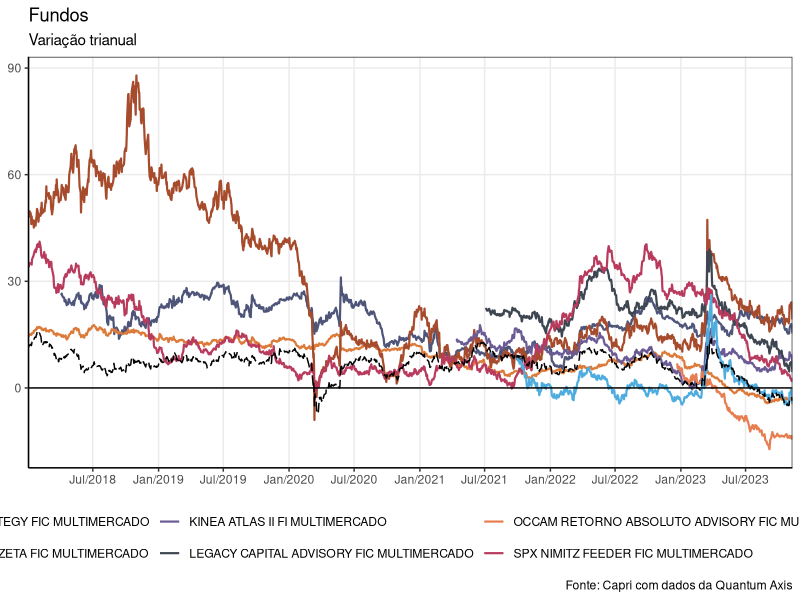

Write R code to recreate this figure. (Note: this script raises an error after producing the figure.)

# Carregando pacotes ------------------------------------------------------

library(tidyverse)
library(scales)

# Setup -------------------------------------------------------------------

rm(list = ls())

Sys.setenv("LANGUAGE" = "Pt")
Sys.setlocale("LC_ALL", "Portuguese")

# Coleta de dados ---------------------------------------------------------
funds <- read.csv("fundos.csv", header = TRUE, sep = ";", dec = ",", check.names = FALSE) |>
  `colnames<-`(c("Nome do Ativo",
                 "Data",
                 "Cota")) |>
  as_tibble() |>
  mutate(Data = as.Date(Data, format = "%d/%m/%Y"))

df <- rbind(funds, read.csv("index.csv", header = TRUE, sep = ";", dec = ",", check.names = FALSE) |>
              `colnames<-`(c("Nome do Ativo",
                             "Data",
                             "Cota")) |>
              as_tibble() |>
              mutate(Data = as.Date(Data, format = "%d/%m/%Y"))  |>
              filter(`Nome do Ativo` == "IHFA"))

cdi <- read.csv("cdi.csv", header = TRUE, sep = ";", dec = ",", check.names = FALSE) |>
  `colnames<-`(c("Nome do Ativo",
                 "Data",
                 "CDI")) |>
  as_tibble() |>
  mutate(Data = as.Date(Data, format = "%d/%m/%Y"))  |>
  filter(`Nome do Ativo` == "CDI") |>
  select(Data, CDI)

df <- merge(df, cdi)

# Classe
class(df)

# Estrutura
str(df)

# Tratamento de dados -----------------------------------------------------

data <- df |>
  group_by(`Nome do Ativo`) |>
  #fundos
  mutate(var_36M = round(((Cota / lag(Cota,252*3)) - 1)*100,2)) |>
  mutate(var_ano = round(((Cota / Cota[which(Data == "2023-01-02")]) - 1)*100,2)) |>
  mutate(var_mes = round(((Cota / Cota[which(Data == "2023-10-31")]) - 1)*100,2)) |>
  #cdi
  mutate(cdi_36M = round(((CDI / lag(CDI,252*3)) - 1)*100,2)) |>
  mutate(cdi_ano = round(((CDI / CDI[which(Data == "2023-01-02")]) - 1)*100,2)) |>
  mutate(cdi_mes = round(((CDI / CDI[which(Data == "2023-10-31")]) - 1)*100,2)) |>
  #excesso
  mutate(excess_var_36M = var_36M - cdi_36M) |>
  mutate(excess_var_ano = var_ano - cdi_ano) |>
  mutate(excess_var_mes = var_mes - cdi_mes)

write.csv2(data, "desempenho_fundos.csv")

# Visualização de dados ---------------------------------------------------

## Variação Trianual -------------------------------------------------------

data |> 
  filter(Data >= "2018-01-01") |>
  ggplot() +
  geom_line(data = . %>% filter(`Nome do Ativo` != "IHFA"), 
            aes(Data, excess_var_36M, colour = `Nome do Ativo`), size = .75) +
  geom_line(data = . %>% filter(`Nome do Ativo` == "IHFA"), 
            aes(Data, excess_var_36M, colour = "IHFA"), size = .5, linetype = "longdash") +
  geom_hline(yintercept = 0) +
  theme_bw() + theme(panel.grid.minor = element_blank(), 
                     axis.line = element_line(colour = "black"),
                     legend.position = "bottom", 
                     legend.title = element_blank(), 
                     axis.title = element_blank(), 
                     strip.background = element_blank()) + 
  scale_x_date(expand = c(0,0), labels = date_format("%b/%Y"), breaks = "6 months",) +
  scale_colour_manual(values = c("#4e5579",
                                 "black",
                                 "#dc7a3a",
                                 "#a74b2d",
                                 "#6b5b95",
                                 "#3e4651",
                                 "#e77e52",
                                 "#b83b5e",
                                 "#4eadde")) + 
  labs(title = "Fundos",
       subtitle = "Variação trianual", 
       caption = "Fonte: Capri com dados da Quantum Axis")

ggsave("variacao trianual.png", width = 21, height = 11.900, units = "in", dpi = 800, path = paste(getwd(),
                                                                                                   "/Gráficos/Fundos",
                                                                                                   sep = ""))

## Variação anual acumulada  -------------------------------------------------------

data |> 
  filter(Data >= "2023-01-01") |>
  ggplot() +
  geom_line(data = . %>% filter(`Nome do Ativo` != "IHFA"), 
            aes(Data, excess_var_ano, colour = `Nome do Ativo`), size = .75) +
  geom_line(data = . %>% filter(`Nome do Ativo` == "IHFA"), 
            aes(Data, excess_var_ano, colour = "IHFA"), size = .5, linetype = "longdash") +
  geom_hline(yintercept = 0) +
  theme_bw() + theme(panel.grid.minor = element_blank(), 
                     axis.line = element_line(colour = "black"),
                     legend.position = "bottom", 
                     legend.title = element_blank(), 
                     axis.title = element_blank(), 
                     strip.background = element_blank()) + 
  scale_x_date(expand = c(0,0), labels = date_format("%b"), breaks = "1 months",) +
  scale_colour_manual(values = c("#4e5579",
                                 "black",
                                 "#4eadde",
                                 "#dc7a3a",
                                 "#a74b2d",
                                 "#6b5b95",
                                 "#3e4651",
                                 "#e77e52",
                                 "#b83b5e")) + 
  labs(title = "Fundos",
       subtitle = "Variação acumulada no ano",
       caption = "Fonte: Capri com dados da Quantum Axis")

ggsave("variacao anual acumulada.png", width = 21, height = 11.900, units = "in", dpi = 800, path = paste(getwd(),
                                                                                                          "/Gráficos/Fundos",
                                                                                                          sep = ""))

## Variação mensal acumulada  -------------------------------------------------------

data |> 
  filter(Data >= "2023-10-31") |>
  ggplot() +
  geom_line(data = . %>% filter(`Nome do Ativo` != "IHFA"), 
            aes(Data, excess_var_mes, colour = `Nome do Ativo`), size = .75) +
  geom_line(data = . %>% filter(`Nome do Ativo` == "IHFA"), 
            aes(Data, excess_var_mes, colour = "IHFA"), size = .5, linetype = "longdash") +
  geom_hline(yintercept = 0) +
  theme_bw() + theme(panel.grid.minor = element_blank(), 
                     axis.line = element_line(colour = "black"),
                     legend.position = "bottom", 
                     legend.title = element_blank(), 
                     axis.title = element_blank(), 
                     strip.background = element_blank()) + 
  scale_x_date(expand = c(0,0), labels = date_format("%d"), breaks = "1 day",) +
  scale_colour_manual(values = c("#4e5579", 
                                 "black",
                                 "#4eadde",
                                 "#dc7a3a",
                                 "#a74b2d",
                                 "#6b5b95",
                                 "#3e4651",
                                 "#e77e52",
                                 "#b83b5e")) + 
  labs(title = "Fundos",
       subtitle = "Variação acumulada no mês",
       caption = "Fonte: Capri com dados da Quantum Axis")

ggsave("variacao mensal acumulada.png", width = 21, height = 11.900, units = "in", dpi = 800, path = paste(getwd(),
                                                                                                           "/Gráficos/Fundos",
                                                                                                           sep = ""))
